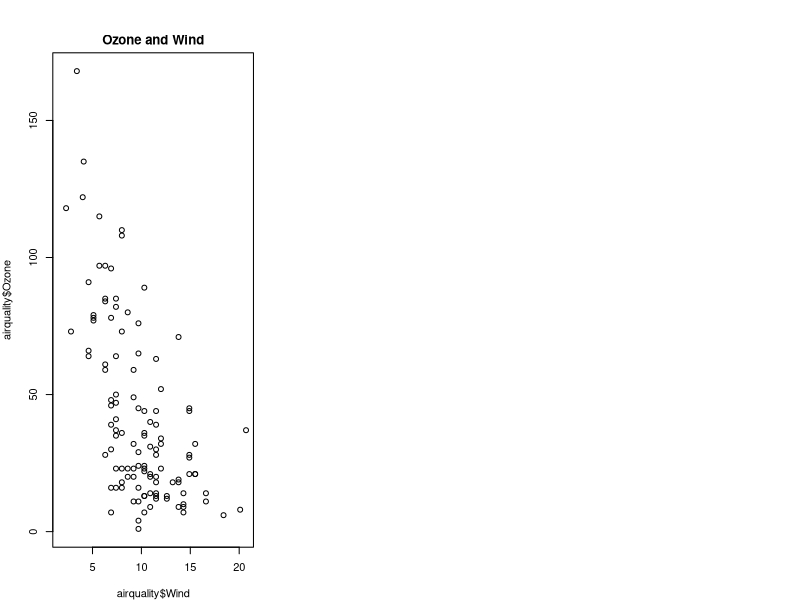

This figure's R source:
try(dev.off(),silent=TRUE)
par(mfrow = c(1, 3), mar = c(4, 4, 2, 1), oma = c(0, 0, 2, 0))
plot(airquality$Wind, airquality$Ozone, main = "Ozone and Wind")
